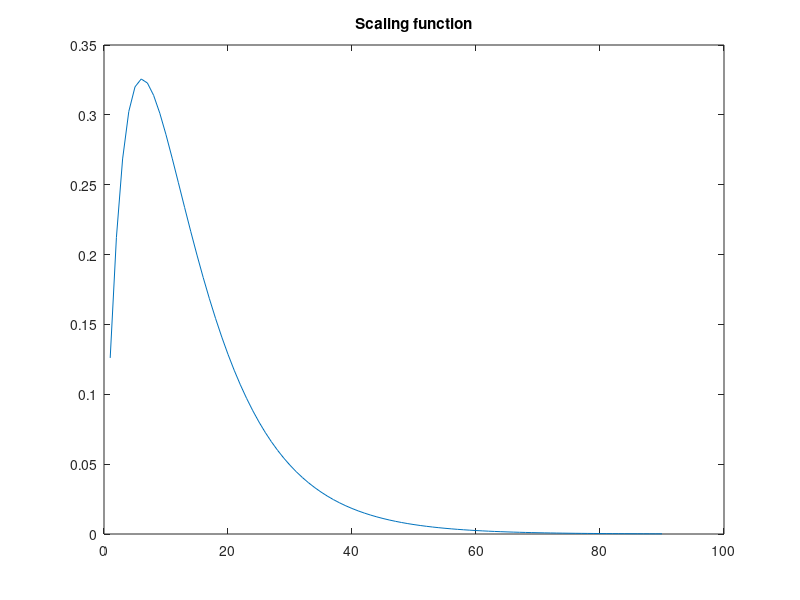

Write MATLAB code to recreate this figure. (Note: this script raises an error after producing the figure.)

taum = 10; % 50 or 10
tsyn = 4; % 2,8
x = [1:90];
y = (exp(-1*x/taum))-(exp(-1*x/tsyn)); 
% Above: 2 component exponential function for modeling firing rate of neurons

figure, plot(x,y), title('Scaling function');



ulY = 50;
ulX = 50;
width = 100;
height = 100;
for f=0:1:20%0
    inhibitionMap = ones(240,320);
    sigmaEx = .416666*width;
    sigmaInh = .125*width;
    cEx = .1458*width;
    xInh = 0625*width;
    
    % Create the difference of gaussian filter
    region = DoGFilter2(width,sigmaEx,sigmaInh,3.5,1.5); 
    % Shift it based on the corner? (make sure the corner is at y=0)
    region = region - region(1,1);%ceil(width/2));
    
    % Scale from -1 to 1
    region = region ./ max(abs(region(:)));
    %figure,plot(1:width, region(floor(width/2),:)),grid
    
    % Scaling function (defined above)
    out = (exp(-1*f/taum))-(exp(-1*f/tsyn));
    %out = out * 2;
    
    %if f<50
        region = region * out;%;%(f*.01);
        %region = region ;
    %else
    %    region = region * (.5 - ((f-50)*.01));
    %end
    
    inhibitionMap(ulY:ulY+height-1, ulX:ulX+width-1) = inhibitionMap(ulY:ulY+height-1, ulX:ulX+width-1) + (region);
    [x y] = meshgrid(1:320, 1:240);
    figure, mesh(x,y,inhibitionMap), zlim([0.25 1.25]);
    
end
